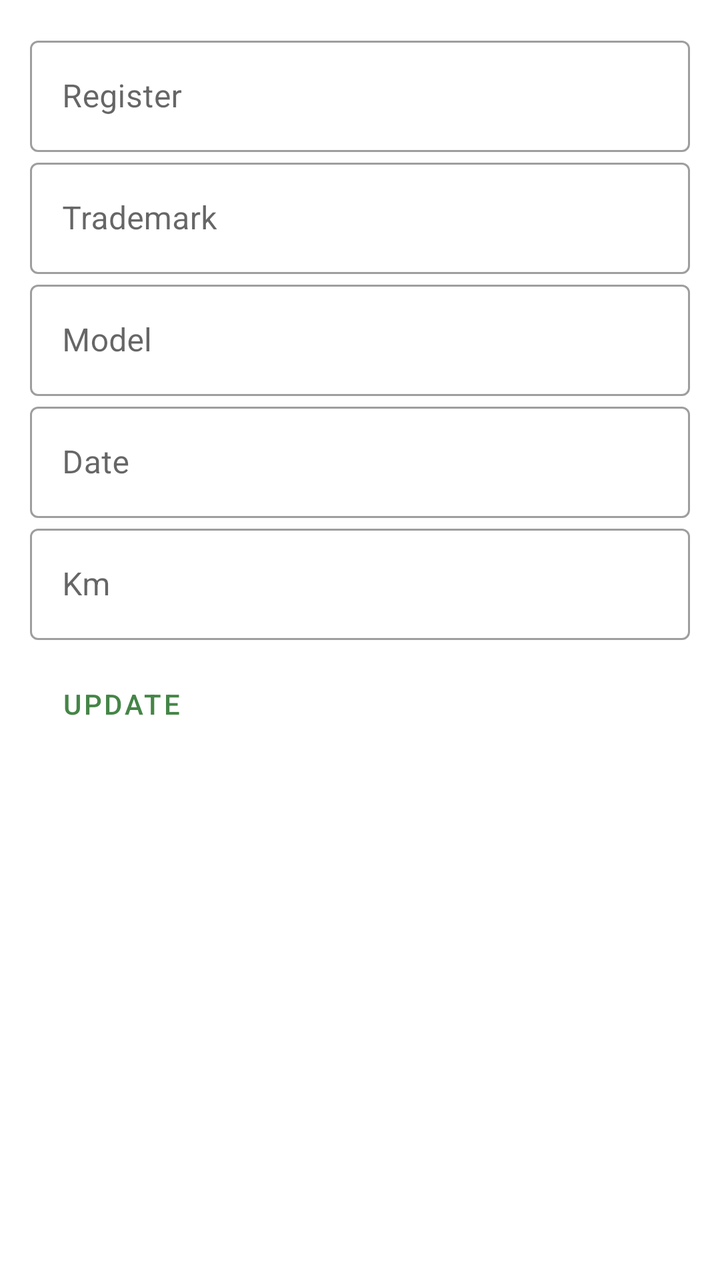
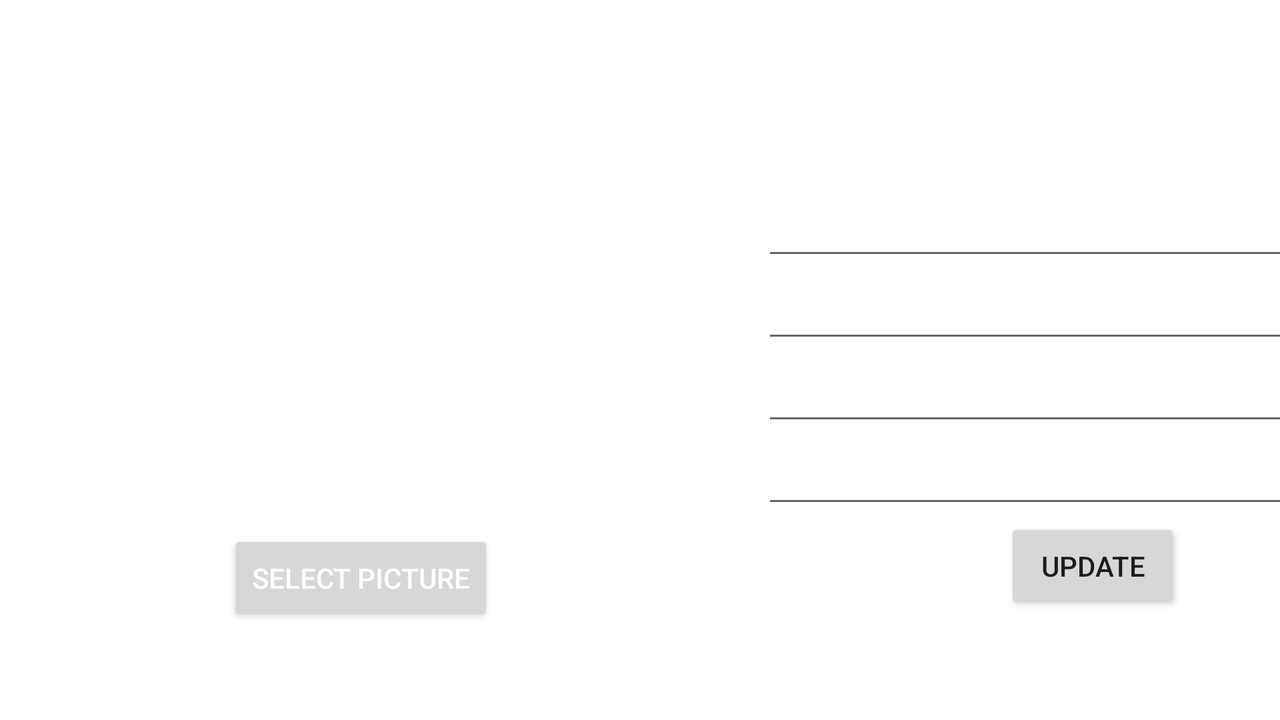

First picture: res/layout/ on a phone held upright. Second picture: the repository's own variant of that layout, on a device whose configuration matches the variant's folder. Source for both follows.
<!-- AndroidManifest.xml: application theme Theme.CarControl -->
<!-- res/layout/activity_update_car.xml -->
<?xml version="1.0" encoding="utf-8"?>
<androidx.constraintlayout.widget.ConstraintLayout xmlns:android="http://schemas.android.com/apk/res/android"
    xmlns:app="http://schemas.android.com/apk/res-auto"
    xmlns:tools="http://schemas.android.com/tools"
    android:layout_width="match_parent"
    android:layout_height="match_parent"
    tools:context=".UpdateCarActivity">

    <LinearLayout
        android:layout_width="match_parent"
        android:layout_height="wrap_content"
        android:orientation="vertical"
        android:padding="15dp"
        app:layout_constraintEnd_toEndOf="parent"
        app:layout_constraintTop_toTopOf="parent">
        <com.google.android.material.textfield.TextInputLayout
            android:id="@+id/matricula_layout_update"
            style="@style/Widget.MaterialComponents.TextInputLayout.OutlinedBox"
            android:layout_width="match_parent"
            android:layout_height="wrap_content"
            android:hint="@string/registercar"
            app:layout_constraintEnd_toEndOf="parent"
            app:layout_constraintHorizontal_bias="0.5"
            app:layout_constraintStart_toStartOf="parent"
            app:layout_constraintTop_toTopOf="parent">

            <com.google.android.material.textfield.TextInputEditText
                android:layout_width="match_parent"
                android:id="@+id/edtxt_register_update"
                android:layout_height="wrap_content" />
        </com.google.android.material.textfield.TextInputLayout>

        <com.google.android.material.textfield.TextInputLayout
            android:id="@+id/marca_layout_update"
            style="@style/Widget.MaterialComponents.TextInputLayout.OutlinedBox"
            android:layout_width="match_parent"
            android:layout_height="wrap_content"
            android:hint="@string/trademark"
            app:layout_constraintEnd_toEndOf="parent"
            app:layout_constraintHorizontal_bias="0.5"
            app:layout_constraintStart_toStartOf="parent"
            app:layout_constraintTop_toTopOf="parent">

            <com.google.android.material.textfield.TextInputEditText
                android:layout_width="match_parent"
                android:id="@+id/edtxt_trdmark_update"
                android:layout_height="wrap_content" />
        </com.google.android.material.textfield.TextInputLayout>

        <com.google.android.material.textfield.TextInputLayout
            android:id="@+id/modelo_layout_update"
            style="@style/Widget.MaterialComponents.TextInputLayout.OutlinedBox"
            android:layout_width="match_parent"
            android:layout_height="wrap_content"
            android:hint="@string/model"
            app:layout_constraintEnd_toEndOf="parent"
            app:layout_constraintHorizontal_bias="0.5"
            app:layout_constraintStart_toStartOf="parent"
            app:layout_constraintTop_toTopOf="parent">

            <com.google.android.material.textfield.TextInputEditText
                android:layout_width="match_parent"
                android:id="@+id/edtxt_model_update"
                android:layout_height="wrap_content" />
        </com.google.android.material.textfield.TextInputLayout>
        <com.google.android.material.textfield.TextInputLayout
            android:id="@+id/dateregister_layout_update"
            style="@style/Widget.MaterialComponents.TextInputLayout.OutlinedBox"
            android:layout_width="match_parent"
            android:layout_height="wrap_content"
            android:hint="@string/date"
            app:layout_constraintEnd_toEndOf="parent"
            app:layout_constraintHorizontal_bias="0.5"
            app:layout_constraintStart_toStartOf="parent"
            app:layout_constraintTop_toTopOf="parent">

            <com.google.android.material.textfield.TextInputEditText
                android:id="@+id/edtxt_year_update"
                android:layout_width="match_parent"
                android:layout_height="wrap_content"
                android:inputType="date"
                android:focusable="false"
                android:clickable="true"/>
        </com.google.android.material.textfield.TextInputLayout>
        <com.google.android.material.textfield.TextInputLayout
            android:id="@+id/km_layout_update"
            style="@style/Widget.MaterialComponents.TextInputLayout.OutlinedBox"
            android:layout_width="match_parent"
            android:layout_height="wrap_content"
            android:hint="@string/km"
            app:layout_constraintEnd_toEndOf="parent"
            app:layout_constraintHorizontal_bias="0.5"
            app:layout_constraintStart_toStartOf="parent"
            app:layout_constraintTop_toTopOf="parent">

            <com.google.android.material.textfield.TextInputEditText
                android:layout_width="match_parent"
                android:id="@+id/edtxt_kms_update"
                android:layout_height="wrap_content" />
        </com.google.android.material.textfield.TextInputLayout>

        <Button
            android:id="@+id/butUpdate"
            style="?attr/materialButtonOutlinedStyle"
            android:layout_width="wrap_content"
            android:layout_height="wrap_content"
            android:layout_marginTop="8dp"
            android:onClick="updateCar"
            android:text="@string/Update"
            app:layout_constraintEnd_toEndOf="parent"
            app:layout_constraintHorizontal_bias="1.0"
            app:layout_constraintStart_toStartOf="parent"
            app:layout_constraintTop_toBottomOf="@+id/name_layout" />
    </LinearLayout>
</androidx.constraintlayout.widget.ConstraintLayout>
<!-- resources referenced by this layout -->
<resources>
  <string name="Update">Update</string>
  <string name="date">Date</string>
  <string name="km">Km</string>
  <string name="model">Model</string>
  <string name="registercar">Register</string>
  <string name="trademark">Trademark</string>
  <style name="Theme.CarControl" parent="Theme.MaterialComponents.Light.DarkActionBar">
          
          <item name="colorPrimary">#458547</item>
          <item name="colorPrimaryVariant">#458547</item>
          <item name="colorOnPrimary">@color/white</item>
          
          <item name="colorSecondary">#458579</item> 
          <item name="colorSecondaryVariant">@color/teal_700</item>
          <item name="colorOnSecondary">@color/black</item>
          
          <item name="android:statusBarColor">?attr/colorPrimaryVariant</item>
          
      </style>
</resources>
<!-- res/layout-land/activity_update_car.xml (the author's variant of the layout above) -->
<!-- drawn on the phone turned sideways -->
<?xml version="1.0" encoding="utf-8"?>
<androidx.constraintlayout.widget.ConstraintLayout xmlns:android="http://schemas.android.com/apk/res/android"
    xmlns:app="http://schemas.android.com/apk/res-auto"
    xmlns:tools="http://schemas.android.com/tools"
    android:layout_width="match_parent"
    android:layout_height="match_parent"
    tools:context=".UpdateCarActivity">

    <LinearLayout
        android:id="@+id/linearLayout3"
        android:layout_width="match_parent"
        android:layout_height="match_parent"
        android:orientation="horizontal">

        <LinearLayout
            android:layout_width="361dp"
            android:layout_height="350dp"
            android:layout_gravity="center"
            android:orientation="vertical">

            <ImageView
                android:id="@+id/imagemId_updatecar"
                android:layout_width="250dp"
                android:layout_height="250dp"
                android:layout_below="@+id/textView"
                android:layout_alignEnd="@+id/textView"
                android:layout_alignRight="@+id/textView"
                android:layout_gravity="center"
                android:layout_marginTop="10dp"
                android:src="@drawable/img_base" />

            <Button
                android:id="@+id/btnCargarImg_updateCar"
                android:layout_width="wrap_content"
                android:layout_height="wrap_content"
                android:layout_alignParentStart="true"
                android:layout_alignParentLeft="true"
                android:layout_alignParentBottom="true"
                android:layout_gravity="center"
                android:onClick="onclick"
                android:text="@string/select_img"
                android:textColor="#ffff" />

        </LinearLayout>

        <LinearLayout
            android:id="@+id/linearLayout"
            android:layout_width="371dp"
            android:layout_height="301dp"
            android:layout_gravity="center"
            android:orientation="vertical"
            android:padding="20dp">

            <TextView
                android:id="@+id/update_register"
                android:layout_width="match_parent"
                android:layout_height="wrap_content"
                android:padding="10dp"
                android:textAlignment="center"
                android:textColor="#4CAF50"
                android:textSize="18dp" />

            <EditText
                android:id="@+id/update_trademark"
                android:layout_width="match_parent"
                android:layout_height="wrap_content"
                android:autoText="false"
                android:ems="10"
                android:inputType="textPersonName" />

            <EditText
                android:id="@+id/update_model"
                android:layout_width="match_parent"
                android:layout_height="wrap_content"
                android:ems="10"
                android:inputType="textPersonName" />

            <EditText
                android:id="@+id/update_datebuy"
                android:layout_width="match_parent"
                android:layout_height="wrap_content"
                android:ems="10"
                android:inputType="textPersonName" />

            <EditText
                android:id="@+id/update_kms"
                android:layout_width="match_parent"
                android:layout_height="wrap_content"
                android:ems="10"
                android:inputType="textPersonName" />

            <Button
                android:id="@+id/button_update"
                android:layout_width="wrap_content"
                android:layout_height="wrap_content"
                android:layout_gravity="center"
                android:onClick="buttonUpdateCar"
                android:text="@string/Update" />

        </LinearLayout>
    </LinearLayout>


</androidx.constraintlayout.widget.ConstraintLayout>
<!-- resources referenced by the variant -->
<!-- as the phone turned sideways resolves them -->
<resources>
  <string name="Update">Update</string>
  <string name="select_img">Select picture</string>
  <style name="Theme.CarControl" parent="Theme.MaterialComponents.Light.DarkActionBar">
          
          <item name="colorPrimary">#458547</item>
          <item name="colorPrimaryVariant">#458547</item>
          <item name="colorOnPrimary">@color/white</item>
          
          <item name="colorSecondary">#458579</item> 
          <item name="colorSecondaryVariant">@color/teal_700</item>
          <item name="colorOnSecondary">@color/black</item>
          
          <item name="android:statusBarColor">?attr/colorPrimaryVariant</item>
          
      </style>
</resources>
